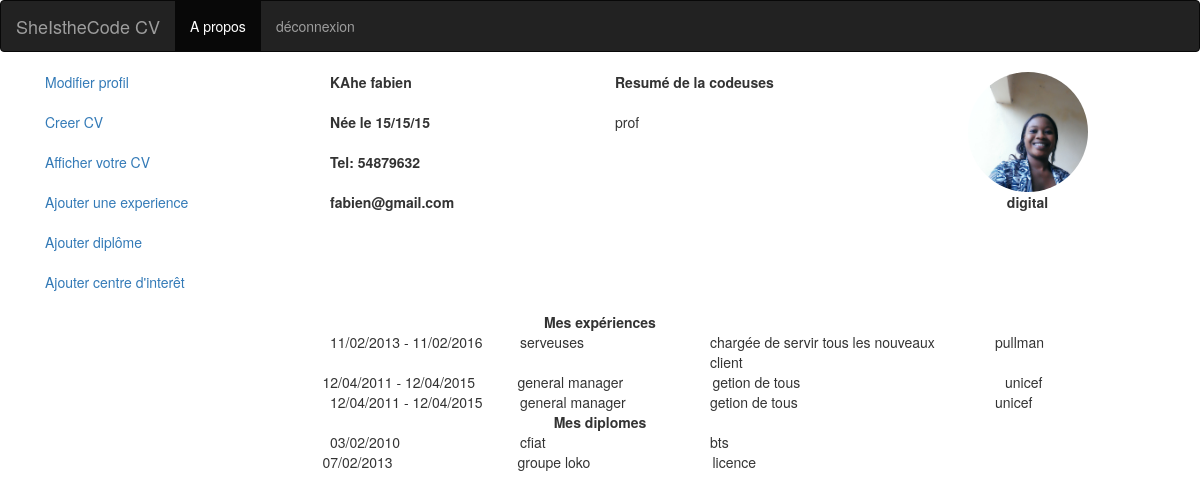
Page /dashboard.php?id=15 (signed in) on the committed database.
### tables this page shows
CREATE TABLE IF NOT EXISTS `codeuses` (
  `id` int(11) NOT NULL AUTO_INCREMENT,
  `nom` varchar(255) NOT NULL,
  `prenom` varchar(255) NOT NULL,
  `dateNaiss` varchar(255) NOT NULL,
  `photo` varchar(255) NOT NULL,
  `email` varchar(255) NOT NULL,
  `telephone` varchar(255) NOT NULL,
  `password` varchar(255) NOT NULL,
  `resume` varchar(255) NOT NULL,
  `domaine` varchar(255) NOT NULL,
  PRIMARY KEY (`id`)
);

CREATE TABLE IF NOT EXISTS `experience` (
  `id` int(11) NOT NULL AUTO_INCREMENT,
  `organisation` varchar(255) NOT NULL,
  `poste` varchar(255) NOT NULL,
  `description` varchar(255) NOT NULL,
  `dateDebut` varchar(255) NOT NULL,
  `dateFin` varchar(255) NOT NULL,
  `id_codeuse` int(11) NOT NULL,
  PRIMARY KEY (`id`)
);

CREATE TABLE IF NOT EXISTS `diplome` (
  `id` int(11) NOT NULL AUTO_INCREMENT,
  `etablissement` varchar(255) NOT NULL,
  `date` varchar(255) NOT NULL,
  `id_codeuse` varchar(255) NOT NULL,
  `nom_diplome` varchar(255) NOT NULL,
  PRIMARY KEY (`id`)
);

### dashboard.php (the view, shortened to what this page needs)
<?php
include('connect.php');
if (isset($_GET['id']) AND $_GET['id']>0)
{
	$getid=intval($_GET['id']);
	$requser=$bdd->prepare('SELECT * FROM codeuses WHERE id=?');
	$requser->execute(array($getid));
    $userinfo=$requser->fetch();
 ?>
<!DOCTYPE html>
<html lang="en">
<head>
    <link rel="stylesheet" href="css/bootstrap.css">
    <link rel="stylesheet" href="css/style.css">
</head>
<body>
<div  class="container-fluid"  >
    <div class="row">
                <nav class="navbar navbar-inverse" role="navigation">
                    <div class="container-fluid">
                        <a class="navbar-brand" href="index.php">SheIstheCode CV</a>
                        <ul class="nav navbar-nav">
                            <li class="active" align="right">
                                <a href="#">A propos</a>
                            </li>
                            <li align="right">
                                <a href="deconnexion.php">déconnexion</a>
                            </li>
                        </ul>
                    </div>
                </nav>
            </div>
        <div class="container-fluid">
            <div class="row">
                <div class="col-md-12">
                    <div class="col-md-3">
                        <a href="">Modifier profil</a><br><br>
                        <a href="cv.php">Creer CV</a><br><br>
                        <a href="">Afficher votre CV</a><br><br>
                        <a href="experience.php">Ajouter une experience</a><br><br>
                        <a href="diplome.php">Ajouter diplôme</a><br><br>
                        <a href="centre.php">Ajouter centre d'interêt</a><br><br>
                    </div>
                    <div class="col-md-3">
                        <b ><?php echo " ".$userinfo['nom']." ".$userinfo['prenom']; ?></b> <br><br>
                        <b>Née le <?php echo " ".$userinfo['dateNaiss']; ?></b> <br><br>
                        <b>Tel:<?php echo " ".$userinfo['telephone']; ?></b><br><br>
                        <b><?php echo $userinfo['email']; ?></b><br><br>
                        <?php } ?>
                    </div>
                    <div class="col-md-3">
                    <b >Resumé de la codeuses</b> <br><br>
                    <p><?php echo " ".$userinfo['resume']; ?> <br><br></p>
                    </div>
                    <div class="col-md-3" align="center">
                        <img class="img-circle img " src="upload/<?php echo $userinfo['photo']; ?>"/>
                        <p class="text-center"> <b> <?php echo $userinfo['domaine']; ?></b></p>
                    </div>
                </div>
            </div>
            <div class="row" >
                <div class="col-md-12" >
                    <center> <b>Mes expériences</b> </center >
                    <?php
                    $req=$bdd->query("SELECT * FROM experience,codeuses WHERE codeuses.id=experience.id_codeuse");
                    while ($data=$req->fetch()) {
                    ?>
                    <div class="col-md-3">
                    </div>
                    <div class="col-md-2">
                    <?php echo  $data['dateDebut']." - ".$data['dateFin']."<br>"; ?>
                    </div>
                    <div class="col-md-2">
                    <?php echo  $data['poste']."<br>" ;  ?>
                    </div>
                    <div class="col-md-3">
                    <?php echo  $data['description']."<br>" ;?>
                    </div>
                    <div class="col-md-2">
                    <?php echo  $data['organisation']."<br>" ;?>
                    </div>
                </div>
                <?php
                 }
                ?>
                <div class="col-md-12" >
                    <center> <b>Mes diplomes</b> </center >
                    <?php
                    $req=$bdd->query("SELECT * FROM diplome,codeuses WHERE codeuses.id=diplome.id_codeuse");
                    while ($data=$req->fetch()) {
                    ?>
                    <div class="col-md-3">
                    </div>
                    <div class="col-md-2">
                    <?php echo  $data['date']."<br>"; ?>
                    </div>
                    <div class="col-md-2">
                    <?php echo  $data['etablissement']."<br>" ;  ?>
                    </div>
                    <div class="col-md-3">
                    <?php echo  $data['nom_diplome']."<br>" ;?>
                    </div>
                </div>
                <?php
                 }
                ?>
</body>
</html>

### css/style.css (style rules this page uses)
.img { height:120px; width: 120px; }

### rows in the picture
codeuses: nom "KAhe", prenom "fabien", dateNaiss "15/15/15", telephone "54879632", email "fabien@gmail.com", resume "prof", photo (picture), domaine "digital"
experience: dateDebut "11/02/2013", dateFin "11/02/2016", poste "serveuses", description "chargée de servir tous les nouveaux client", organisation "pullman"
experience: dateDebut "12/04/2011", dateFin "12/04/2015", poste "general manager", description "getion de tous", organisation "unicef"
experience: dateDebut "12/04/2011", dateFin "12/04/2015", poste "general manager", description "getion de tous", organisation "unicef"
diplome: date "03/02/2010", etablissement "cfiat", nom_diplome "bts"
diplome: date "07/02/2013", etablissement "groupe loko", nom_diplome "licence"
